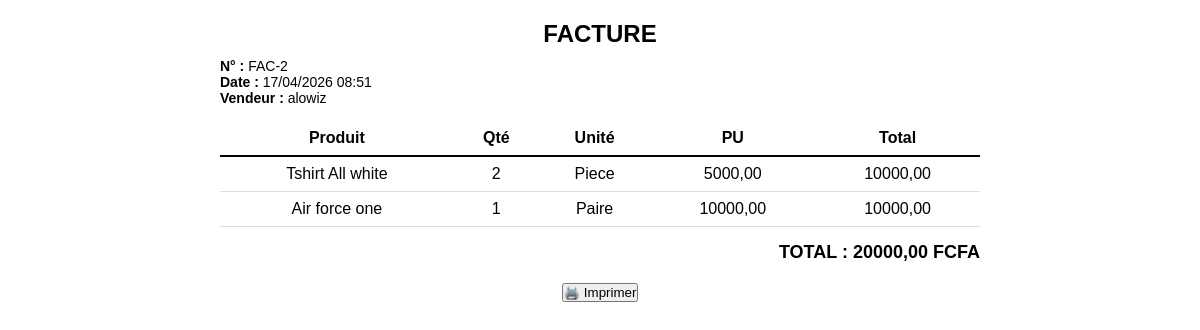
The page /sales/invoice/2/ on the database its author committed.
### sales/models.py (models this page shows, shortened)
class Sale(BaseModel):
    quantity =  models.CharField(max_length=200)
    amount = models.DecimalField(max_digits=10, decimal_places=2)
    company_id = models.IntegerField()
    invoice_number = models.CharField(max_length=50, unique=True)  # numéro unique de facture

class Item(models.Model):
    sale = models.ForeignKey(Sale, on_delete=models.CASCADE, related_name="items")
    product = models.ForeignKey(Product, on_delete=models.CASCADE)
    quantity = models.IntegerField()
    price = models.DecimalField(max_digits=10, decimal_places=2)
    total = models.DecimalField(max_digits=10, decimal_places=2, null=True, blank=True)

### products/models.py (models this page shows, shortened)
class Product(BaseModel):
    name = models.CharField(max_length=200)
    category = models.ForeignKey(Category, on_delete=models.CASCADE)
    unit = models.ForeignKey(Unit, on_delete=models.SET_NULL, null=True)
    sale_price = models.DecimalField(max_digits=10, decimal_places=2)
    cost_price = models.DecimalField(max_digits=10, decimal_places=2)
    company_id = models.IntegerField()
    quantity = models.IntegerField(default=0)
    image = models.ImageField(
        upload_to='products/',
        blank=True,
        null=True
    )

class Unit(BaseModel):
    name = models.CharField(max_length=50)
    symbol = models.CharField(max_length=10)
    company_id = models.IntegerField()

### sales/views.py (the view)
# urls.py: path('invoice/<int:sale_id>/', invoice, name="invoice"),
def invoice(request, sale_id):
    sale = get_object_or_404(Sale, id=sale_id)
    items = sale.items.all()  # ou sale.item_set.all() selon ton modèle
    context = {
        "sale": sale,
        "items": items,
    }
    return render(request, "sales/invoice.html", context)

### connexion/context_processors.py (called while the page is built, shortened)
def mon_contexte(request):
    if not request.user.is_authenticated:
        return {}

### connexion/templates/sales/invoice.html (shortened to what this page needs)
<!DOCTYPE html>
<html lang="fr">
<head>
</head>
<body>
<div class="invoice-box {% if request.GET.type == 'ticket' %}ticket{% endif %}">
    <h2>FACTURE</h2>
    <div class="info">
        <p><strong>N° :</strong> {{ sale.invoice_number }}</p>
        <p><strong>Date :</strong> {{ sale.created_at|date:"d/m/Y H:i" }}</p>
        <p><strong>Vendeur :</strong> {{ sale.created_by.username }}</p>
    </div>
    <table>
        <thead>
            <tr>
                <th>Produit</th>
                <th>Qté</th>
                <th>Unité</th>
                <th>PU</th>
                <th>Total</th>
            </tr>
        </thead>
        <tbody>
            {% for item in items %}
            <tr>
                <td>{{ item.product.name }}</td>
                <td>{{ item.quantity }}</td>
                <td>{{ item.product.unit.name }}</td>
                <td>{{ item.price }}</td>
                <td>{{ item.total }}</td>
            </tr>
            {% endfor %}
        </tbody>
    </table>
    <div class="total">
        TOTAL : {{ sale.amount }} FCFA
    </div>
    <div class="btn-print">
        <button onclick="window.print()">🖨️ Imprimer</button>
    </div>
</div>
</body>
</html>

### connexion/templates/sales/invoice.html (style rules this page uses)
* { margin: 0; padding: 0; box-sizing: border-box; }
body { font-family: Arial, sans-serif; background: #fff; }
.invoice-box { max-width: 800px; margin: auto; padding: 20px; }
h2 { text-align: center; margin-bottom: 10px; }
.info { margin-bottom: 10px; font-size: 14px; }
table { width: 100%; border-collapse: collapse; margin-top: 15px; }
th, td { padding: 8px; text-align: center; }
th { border-bottom: 2px solid #000; }
td { border-bottom: 1px solid #ddd; }
.total { text-align: right; font-size: 18px; margin-top: 15px; font-weight: bold; }
.btn-print { margin-top: 20px; text-align: center; }

### rows shown on the page
Sale: invoice_number "FAC-2", created_at "17/04/2026 08:51", created_by.username "alowiz", amount "20000,00"
Item: product.name "Tshirt All white", quantity "2", product.unit.name "Piece", price "5000,00", total "10000,00"
Item: product.name "Air force one", quantity "1", product.unit.name "Paire", price "10000,00", total "10000,00"
